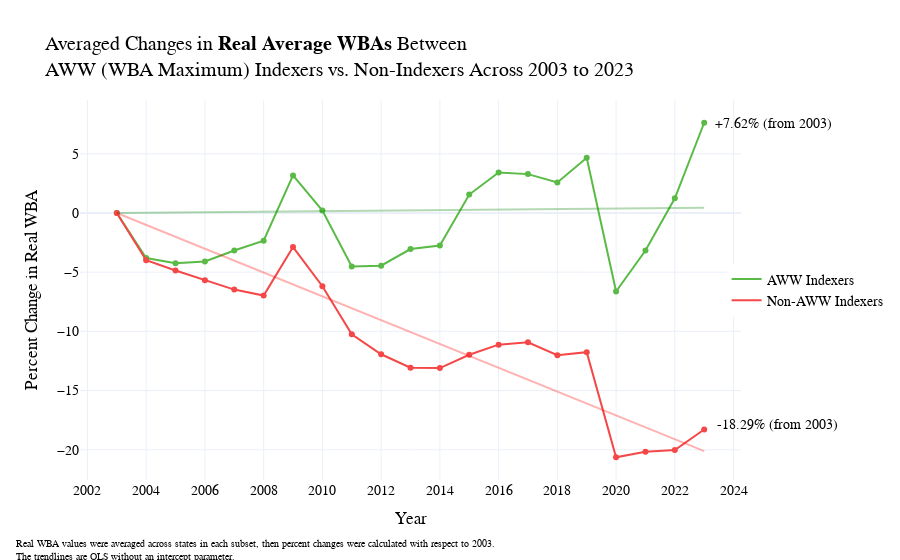

Notebook cell for this chart:
### Code cell
X = avg_indexers["index"]
y = avg_indexers["Real Average WBA (regional, 2023 base)"]

X_reshaped = X.values.reshape(-1, 1)
model = sm.OLS(y, X, hasconst=False).fit()

x_pred = np.linspace(X.min(), X.max(), 100)
y_pred = model.predict(x_pred)
x_pred = x_pred + 2003

X = avg_nonindexers["index"]
y = avg_nonindexers["Real Average WBA (regional, 2023 base)"]

X_reshaped = X.values.reshape(-1, 1)
model = sm.OLS(y, X, hasconst=False).fit()

x_pred2 = np.linspace(X.min(), X.max(), 100)
y_pred2 = model.predict(x_pred2)
x_pred2 = x_pred2 + 2003

fig1 = px.line(data_frame = avg_indexers, 
             x = "Year", 
             y = "Real Average WBA (regional, 2023 base)",
              )
fig1.update_traces(line=dict(color = 'rgba(89, 186, 70, 1)'), name="AWW Indexers", showlegend=True)

fig2 = px.scatter(data_frame = avg_indexers, 
                x = "Year", 
                y = "Real Average WBA (regional, 2023 base)",
                color_discrete_sequence=['rgb(89, 186, 70)'])

fig5 = px.line(data_frame = avg_nonindexers, 
             x = "Year", 
             y = "Real Average WBA (regional, 2023 base)",
              )
fig5.update_traces(line=dict(color = 'rgba(245, 71, 71,1)'), name="Non-AWW Indexers", showlegend=True)

fig6 = px.scatter(data_frame = avg_nonindexers, 
                x = "Year", 
                y = "Real Average WBA (regional, 2023 base)",
                color_discrete_sequence=['rgb(245, 71, 71)'])

fig1 = go.Figure(data= fig1.data + fig2.data + fig5.data + fig6.data)

fig1.add_trace(go.Scatter(
    x=x_pred,
    y=y_pred,
    mode='lines',
    line=dict(color='green', width=2),
    opacity=0.3,
    showlegend=False
))
fig1.add_trace(go.Scatter(
    x=x_pred2,
    y=y_pred2,
    mode='lines',
    line=dict(color='red', width=2),
    opacity=0.3,
    showlegend=False
))
fig1.update_layout(title_text="Averaged Changes in <b>Real Average WBAs</b> Between<br>AWW (WBA Maximum) Indexers vs. Non-Indexers Across 2003 to 2023",
                   xaxis_title="Year", yaxis_title="Percent Change in Real WBA",
                   height=500,
                   font=dict(
                        family="Cambria",  
                        size=14,         
                        color="black",
                    ),
                   xaxis=dict(
                        tickmode='linear',   
                        tick0=2000,          
                        dtick=2              
                    ),
                   yaxis=dict(
                        tick0=0,          
                        dtick=5 
                    ),
                   legend=dict(
                        orientation="v",     
                        x=1.1,
                        xanchor="center",
                        y=0.5
                    )
                  )

fig1.add_annotation(
    xref="paper", yref="paper",
    x=1.14, y=0.96,
    text="+7.62% (from 2003)",
    showarrow=False,
    font=dict(size=14, color="black"),
    align="left"
)
fig1.add_annotation(
    xref="paper", yref="paper",
    x=1.15, y=0.12,
    text="-18.29% (from 2003)",
    showarrow=False,
    font=dict(size=14, color="black"),
    align="left"
)
fig1.add_annotation(
    text='Real WBA values were averaged across states in each subset, then percent changes were calculated with respect to 2003.<br>The trendlines are OLS without an intercept parameter.',
    showarrow=False,
    xref="paper",
    yref="paper",
    x=-0.1,
    y=-0.15,
    xanchor="left",
    yanchor="top",
    font=dict(size=10),
    align="left"
)

### Figure 1 — Plotly figure (JSON) as saved in the notebook; plotly's stock layout.template omitted (floating-point values rounded to 4 significant figures)
{"data": [{"hovertemplate": "Year=%{x}<br>Real Average WBA (regional, 2023 base)=%{y}<extra></extra>", "legendgroup": "", "line": {"color": "rgba(89, 186, 70, 1)", "dash": "solid"}, "marker": {"symbol": "circle"}, "mode": "lines", "name": "AWW Indexers", "orientation": "v", "showlegend": true, "type": "scatter", "x": [2003, 2004, 2005, 2006, 2007, 2008, 2009, 2010, 2011, 2012, 2013, 2014, 2015, 2016, 2017, 2018, 2019, 2020, 2021, 2022, 2023], "xaxis": "x", "y": [0, -3.81, -4.246, -4.091, -3.173, -2.342, 3.173, 0.2041, -4.527, -4.448, -3.045, -2.746, 1.556, 3.423, 3.284, 2.583, 4.666, -6.63, -3.166, 1.238, 7.623], "yaxis": "y"}, {"hovertemplate": "Year=%{x}<br>Real Average WBA (regional, 2023 base)=%{y}<extra></extra>", "legendgroup": "", "marker": {"color": "rgb(89, 186, 70)", "symbol": "circle"}, "mode": "markers", "name": "", "orientation": "v", "showlegend": false, "type": "scatter", "x": [2003, 2004, 2005, 2006, 2007, 2008, 2009, 2010, 2011, 2012, 2013, 2014, 2015, 2016, 2017, 2018, 2019, 2020, 2021, 2022, 2023], "xaxis": "x", "y": [0, -3.81, -4.246, -4.091, -3.173, -2.342, 3.173, 0.2041, -4.527, -4.448, -3.045, -2.746, 1.556, 3.423, 3.284, 2.583, 4.666, -6.63, -3.166, 1.238, 7.623], "yaxis": "y"}, {"hovertemplate": "Year=%{x}<br>Real Average WBA (regional, 2023 base)=%{y}<extra></extra>", "legendgroup": "", "line": {"color": "rgba(245, 71, 71,1)", "dash": "solid"}, "marker": {"symbol": "circle"}, "mode": "lines", "name": "Non-AWW Indexers", "orientation": "v", "showlegend": true, "type": "scatter", "x": [2003, 2004, 2005, 2006, 2007, 2008, 2009, 2010, 2011, 2012, 2013, 2014, 2015, 2016, 2017, 2018, 2019, 2020, 2021, 2022, 2023], "xaxis": "x", "y": [0, -3.986, -4.86, -5.689, -6.469, -6.973, -2.878, -6.19, -10.25, -11.93, -13.07, -13.1, -11.97, -11.12, -10.92, -12.01, -11.76, -20.63, -20.17, -20.03, -18.29], "yaxis": "y"}, {"hovertemplate": "Year=%{x}<br>Real Average WBA (regional, 2023 base)=%{y}<extra></extra>", "legendgroup": "", "marker": {"color": "rgb(245, 71, 71)", "symbol": "circle"}, "mode": "markers", "name": "", "orientation": "v", "showlegend": false, "type": "scatter", "x": [2003, 2004, 2005, 2006, 2007, 2008, 2009, 2010, 2011, 2012, 2013, 2014, 2015, 2016, 2017, 2018, 2019, 2020, 2021, 2022, 2023], "xaxis": "x", "y": [0, -3.986, -4.86, -5.689, -6.469, -6.973, -2.878, -6.19, -10.25, -11.93, -13.07, -13.1, -11.97, -11.12, -10.92, -12.01, -11.76, -20.63, -20.17, -20.03, -18.29], "yaxis": "y"}, {"line": {"color": "green", "width": 2}, "mode": "lines", "opacity": 0.3, "showlegend": false, "type": "scatter", "x": [2003, 2003.0, 2003.0, 2004.0, 2004.0, 2004.0, 2004.0, 2004.0, 2005.0, 2005.0, 2005.0, 2005.0, 2005.0, 2006.0, 2006.0, 2006.0, 2006.0, 2006.0, 2007.0, 2007.0, 2007.0, 2007.0, 2007.0, 2008.0, 2008.0, 2008.0, 2008.0, 2008.0, 2009.0, 2009.0, 2009.0, 2009.0, 2009.0, 2010.0, 2010.0, 2010.0, 2010.0, 2010.0, 2011.0, 2011.0, 2011.0, 2011.0, 2011.0, 2012.0, 2012.0, 2012.0, 2012.0, 2012.0, 2013.0, 2013.0, 2013.0, 2013.0, 2014.0, 2014.0, 2014.0, 2014.0, 2014.0, 2015.0, 2015.0, 2015.0, 2015.0, 2015.0, 2016.0, 2016.0, 2016.0, 2016.0, 2016.0, 2017.0, 2017.0, 2017.0, 2017.0, 2017.0, 2018.0, 2018.0, 2018.0, 2018.0, 2018.0, 2019.0, 2019.0, 2019.0, 2019.0, 2019.0, 2020.0, 2020.0, 2020.0, 2020.0, 2020.0, 2021.0, 2021.0, 2021.0, 2021.0, 2021.0, 2022.0, 2022.0, 2022.0, 2022.0, 2022.0, 2023.0, 2023.0, 2023], "y": [0, 0.004465, 0.00893, 0.0134, 0.01786, 0.02233, 0.02679, 0.03126, 0.03572, 0.04019, 0.04465, 0.04912, 0.05358, 0.05805, 0.06251, 0.06698, 0.07144, 0.07591, 0.08037, 0.08484, 0.0893, 0.09377, 0.09823, 0.1027, 0.1072, 0.1116, 0.1161, 0.1206, 0.125, 0.1295, 0.134, 0.1384, 0.1429, 0.1473, 0.1518, 0.1563, 0.1607, 0.1652, 0.1697, 0.1741, 0.1786, 0.1831, 0.1875, 0.192, 0.1965, 0.2009, 0.2054, 0.2099, 0.2143, 0.2188, 0.2233, 0.2277, 0.2322, 0.2366, 0.2411, 0.2456, 0.25, 0.2545, 0.259, 0.2634, 0.2679, 0.2724, 0.2768, 0.2813, 0.2858, 0.2902, 0.2947, 0.2992, 0.3036, 0.3081, 0.3126, 0.317, 0.3215, 0.3259, 0.3304, 0.3349, 0.3393, 0.3438, 0.3483, 0.3527, 0.3572, 0.3617, 0.3661, 0.3706, 0.3751, 0.3795, 0.384, 0.3885, 0.3929, 0.3974, 0.4019, 0.4063, 0.4108, 0.4152, 0.4197, 0.4242, 0.4286, 0.4331, 0.4376, 0.442]}, {"line": {"color": "red", "width": 2}, "mode": "lines", "opacity": 0.3, "showlegend": false, "type": "scatter", "x": [2003, 2003.0, 2003.0, 2004.0, 2004.0, 2004.0, 2004.0, 2004.0, 2005.0, 2005.0, 2005.0, 2005.0, 2005.0, 2006.0, 2006.0, 2006.0, 2006.0, 2006.0, 2007.0, 2007.0, 2007.0, 2007.0, 2007.0, 2008.0, 2008.0, 2008.0, 2008.0, 2008.0, 2009.0, 2009.0, 2009.0, 2009.0, 2009.0, 2010.0, 2010.0, 2010.0, 2010.0, 2010.0, 2011.0, 2011.0, 2011.0, 2011.0, 2011.0, 2012.0, 2012.0, 2012.0, 2012.0, 2012.0, 2013.0, 2013.0, 2013.0, 2013.0, 2014.0, 2014.0, 2014.0, 2014.0, 2014.0, 2015.0, 2015.0, 2015.0, 2015.0, 2015.0, 2016.0, 2016.0, 2016.0, 2016.0, 2016.0, 2017.0, 2017.0, 2017.0, 2017.0, 2017.0, 2018.0, 2018.0, 2018.0, 2018.0, 2018.0, 2019.0, 2019.0, 2019.0, 2019.0, 2019.0, 2020.0, 2020.0, 2020.0, 2020.0, 2020.0, 2021.0, 2021.0, 2021.0, 2021.0, 2021.0, 2022.0, 2022.0, 2022.0, 2022.0, 2022.0, 2023.0, 2023.0, 2023], "y": [0, -0.2031, -0.4063, -0.6094, -0.8126, -1.016, -1.219, -1.422, -1.625, -1.828, -2.031, -2.235, -2.438, -2.641, -2.844, -3.047, -3.25, -3.453, -3.657, -3.86, -4.063, -4.266, -4.469, -4.672, -4.876, -5.079, -5.282, -5.485, -5.688, -5.891, -6.094, -6.298, -6.501, -6.704, -6.907, -7.11, -7.313, -7.516, -7.72, -7.923, -8.126, -8.329, -8.532, -8.735, -8.938, -9.142, -9.345, -9.548, -9.751, -9.954, -10.16, -10.36, -10.56, -10.77, -10.97, -11.17, -11.38, -11.58, -11.78, -11.99, -12.19, -12.39, -12.6, -12.8, -13.0, -13.2, -13.41, -13.61, -13.81, -14.02, -14.22, -14.42, -14.63, -14.83, -15.03, -15.24, -15.44, -15.64, -15.85, -16.05, -16.25, -16.45, -16.66, -16.86, -17.06, -17.27, -17.47, -17.67, -17.88, -18.08, -18.28, -18.49, -18.69, -18.89, -19.1, -19.3, -19.5, -19.71, -19.91, -20.11]}], "layout": {"annotations": [{"align": "left", "font": {"color": "black", "size": 14}, "showarrow": false, "text": "+7.62% (from 2003)", "x": 1.14, "xref": "paper", "y": 0.96, "yref": "paper"}, {"align": "left", "font": {"color": "black", "size": 14}, "showarrow": false, "text": "-18.29% (from 2003)", "x": 1.15, "xref": "paper", "y": 0.12, "yref": "paper"}, {"align": "left", "font": {"size": 10}, "showarrow": false, "text": "Real WBA values were averaged across states in each subset, then percent changes were calculated with respect to 2003.<br>The trendlines are OLS without an intercept parameter.", "x": -0.1, "xanchor": "left", "xref": "paper", "y": -0.15, "yanchor": "top", "yref": "paper"}], "autosize": true, "font": {"color": "black", "family": "Cambria", "size": 14}, "legend": {"orientation": "v", "x": 1.1, "xanchor": "center", "y": 0.5}, "title": {"text": "Averaged Changes in <b>Real Average WBAs</b> Between<br>AWW (WBA Maximum) Indexers vs. Non-Indexers Across 2003 to 2023"}, "xaxis": {"autorange": true, "dtick": 2, "range": [2002.0, 2024.0], "tick0": 2000, "tickmode": "linear", "title": {"text": "Year"}, "type": "linear"}, "yaxis": {"autorange": true, "dtick": 5, "range": [-22.62, 9.612], "tick0": 0, "title": {"text": "Percent Change in Real WBA"}, "type": "linear"}}}
